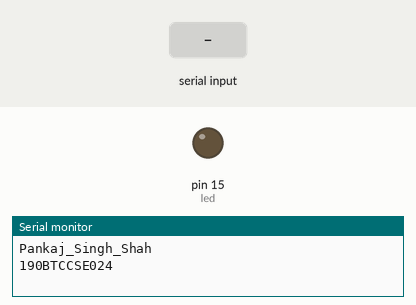
This sketch was run on a simulated Arduino Uno, built with avr-gcc and run on an emulated ATmega328P. Parts: output pins drawn as LEDs (lit = HIGH), the last lines printed to the serial monitor. The inputs (shaded band) are chosen by the test bench.

Above: at 1.2 s.
1.3 s: "on" received over Serial
At 3.5 s:
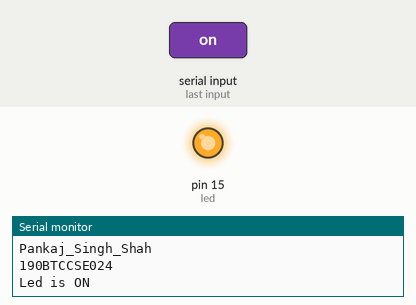
3.8 s: "off" received over Serial
At 5.6 s:
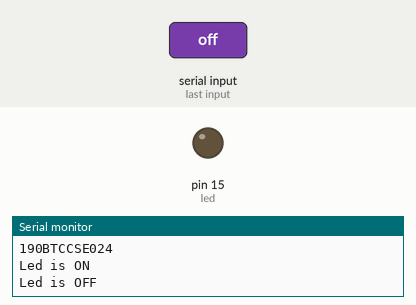
6.3 s: "ON" received over Serial
At 8.4 s:
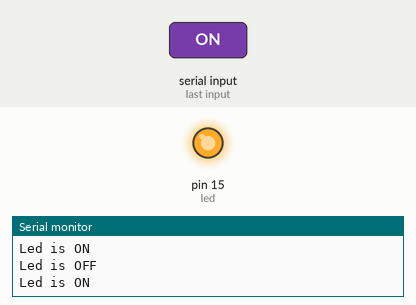
8.7 s: "OFF" received over Serial
At 10.5 s:
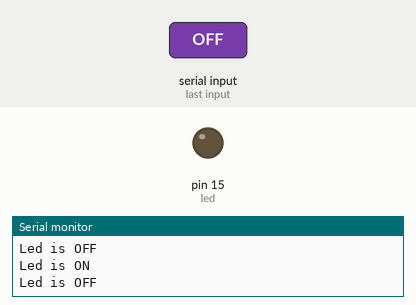
Timing chart, 0 to 12.0 s (numbered marks = the images above; inputs shaded):
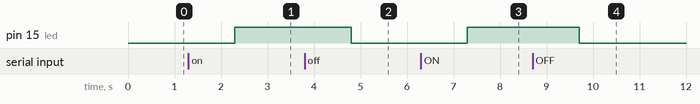

Measured:
- after the input at 1.3 s, pin 15 (led): LOW → HIGH after 1.0 s
- after the input at 3.8 s, pin 15 (led): HIGH → LOW after 1.0 s
- after the input at 6.3 s, pin 15 (led): LOW → HIGH after 1.0 s
- after the input at 8.7 s, pin 15 (led): HIGH → LOW after 1.0 s

The sketch:

Serial_read_led_code.ino
```cpp
String a;
int led = 15;
void setup() {
Serial.begin(115200);
pinMode(led,OUTPUT);
Serial.print("\nPankaj_Singh_Shah\n190BTCCSE024");
}

void loop() {
  a = Serial.readString();
  if(a=="on" || a=="ON" || a=="On" )
  {
    Serial.print("\nLed is ON");
    digitalWrite(led,HIGH);
  }
  else if(a=="off" || a=="OFF" || a=="Off")
  {
    Serial.print("\nLed is OFF");
    digitalWrite(led,LOW);
  }
  delay(100);
}
```
